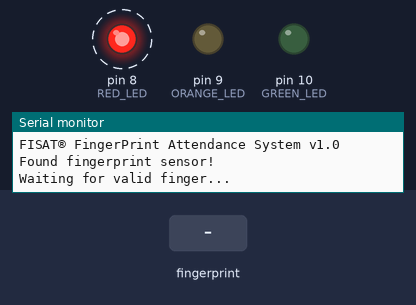
This sketch was run on a simulated Arduino Uno, built with avr-gcc and run on an emulated ATmega328P. Parts: output pins drawn as LEDs (lit = HIGH), the last lines printed to the serial monitor. Dashed ring = blinking. The inputs (shaded band) are chosen by the test bench. The local clock reads 2024-03-15 10:24:30 at power-on unless the sketch sets it.

Above: at 2.28 s.
2.3 s: finger stored as number 1 placed on the sensor
At 2.58 s:
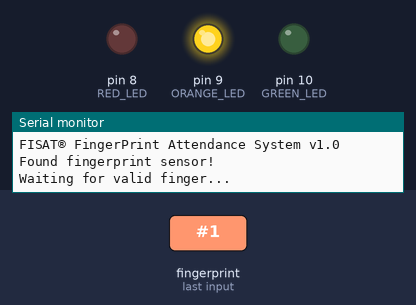
At 3.2 s:
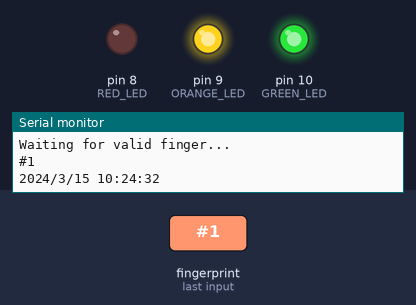
Timing chart, 0 to 11.3 s (numbered marks = the images above; inputs shaded):
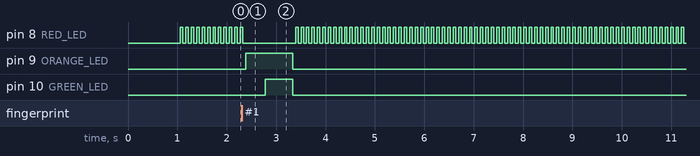

The sketch:

fingattendance1.ino
```cpp
/* FISAT FIngerprint Attendance System v1.0
 *  Sample Code developed by Aravind Jayan for the sensor front of the system
 *  Developed for Federal Labz
 *  contact: aravind@mak3r.space
 */

#include <Adafruit_Fingerprint.h>
#include <SoftwareSerial.h>
#include <Wire.h>
#include "RTClib.h"
#include <Time.h>


RTC_DS1307 rtc;


// pin #2 is TX from sensor (BLACK wire)
// pin #3 is RX from arduino  (RED wire)
SoftwareSerial mySerial(2, 3);
Adafruit_Fingerprint finger = Adafruit_Fingerprint(&mySerial);


void timex () {
  rtc.begin();
    DateTime now = rtc.now();

    Serial.print(now.year(), DEC);
    Serial.print('/');
    Serial.print(now.month(), DEC);
    Serial.print('/');
    Serial.print(now.day(), DEC);
    Serial.print(" ");
    Serial.print(now.hour(), DEC);
    Serial.print(':');
    Serial.print(now.minute(), DEC);
    Serial.print(':');
    Serial.print(now.second(), DEC);

    Serial.println();
}


uint8_t getFingerprintID() {
  uint8_t p = finger.getImage();
  switch (p) {
    case FINGERPRINT_OK:
      digitalWrite(9,HIGH);
      //Serial.println("Image taken");
      break;
    case FINGERPRINT_NOFINGER:
      digitalWrite(8,HIGH);
      //Serial.println("No finger detected");
      return p;
    case FINGERPRINT_PACKETRECIEVEERR:
      digitalWrite(8,HIGH);
      //Serial.println("Communication error");
      return p;
    case FINGERPRINT_IMAGEFAIL:
      digitalWrite(8,HIGH);
      //Serial.println("Imaging error");
      return p;
    default:
      digitalWrite(8,HIGH);
      //Serial.println("Unknown error");
      return p;
  }

  // OK success!

  p = finger.image2Tz();
  switch (p) {
    case FINGERPRINT_OK:
    digitalWrite(9,HIGH);
      //Serial.println("Image converted");
      delay(100);
      break;
    case FINGERPRINT_IMAGEMESS:
      digitalWrite(8,HIGH);
      //Serial.println("Image too messy");
      return p;
    case FINGERPRINT_PACKETRECIEVEERR:
    digitalWrite(8,HIGH);
      //Serial.println("Communication error");
      return p;
    case FINGERPRINT_FEATUREFAIL:
      digitalWrite(8,HIGH);
      //Serial.println("Could not find fingerprint features");
      return p;
    case FINGERPRINT_INVALIDIMAGE:
      digitalWrite(8,HIGH);
      //Serial.println("Could not find fingerprint features");
      return p;
    default:
      //Serial.println("Unknown error");
      digitalWrite(8,HIGH);
      return p;
  }

  // OK converted!
  p = finger.fingerFastSearch();
  if (p == FINGERPRINT_OK) {
    //Serial.println("Found a print match!");
  } else if (p == FINGERPRINT_PACKETRECIEVEERR) {
    digitalWrite(8,HIGH);
    //Serial.println("Communication error");
    return p;
  } else if (p == FINGERPRINT_NOTFOUND) {
    //Serial.println("Did not find a match");
    digitalWrite(8,HIGH);
    return p;
  } else {
    //Serial.println("Unknown error");
    digitalWrite(8,HIGH);
    return p;
  }

  // found a match!

        Serial.print("#");
        Serial.print(finger.fingerID);
        Serial.println();
        digitalWrite(10,HIGH);
        timex();
        delay(500);
}


void setup()
{
  pinMode(8,OUTPUT);     //RED LED
  pinMode(9,OUTPUT);     //ORANGE LED
  pinMode(10,OUTPUT);    //GREEN LED
  while (!Serial);
  Serial.begin(9600);
  Serial.println("FISAT® FingerPrint Attendance System v1.0");

  // set the data rate for the sensor serial port
  finger.begin(57600);

  if (finger.verifyPassword()) {
    Serial.println("Found fingerprint sensor!");
  } else {
    Serial.println("Did not find fingerprint sensor :(");
    while (1);
  }
  Serial.println("Waiting for valid finger...");
}

void loop()                     // run over and over again
{
  digitalWrite(8,LOW);
  digitalWrite(9,LOW);
  digitalWrite(10,LOW);

  getFingerprintID();

  delay(50);            //don't ned to run this at full speed.
}
```

Measured:
- after the input at 2.3 s, pin 9 (ORANGE_LED): LOW → HIGH after 0.08 s, → LOW 0.95 s later; pin 10 (GREEN_LED): LOW → HIGH after 0.48 s, → LOW 0.55 s later
- by itself, pin 8 (RED_LED): repeats every 0.11 s: HIGH 0.05 s, LOW 0.06 s
